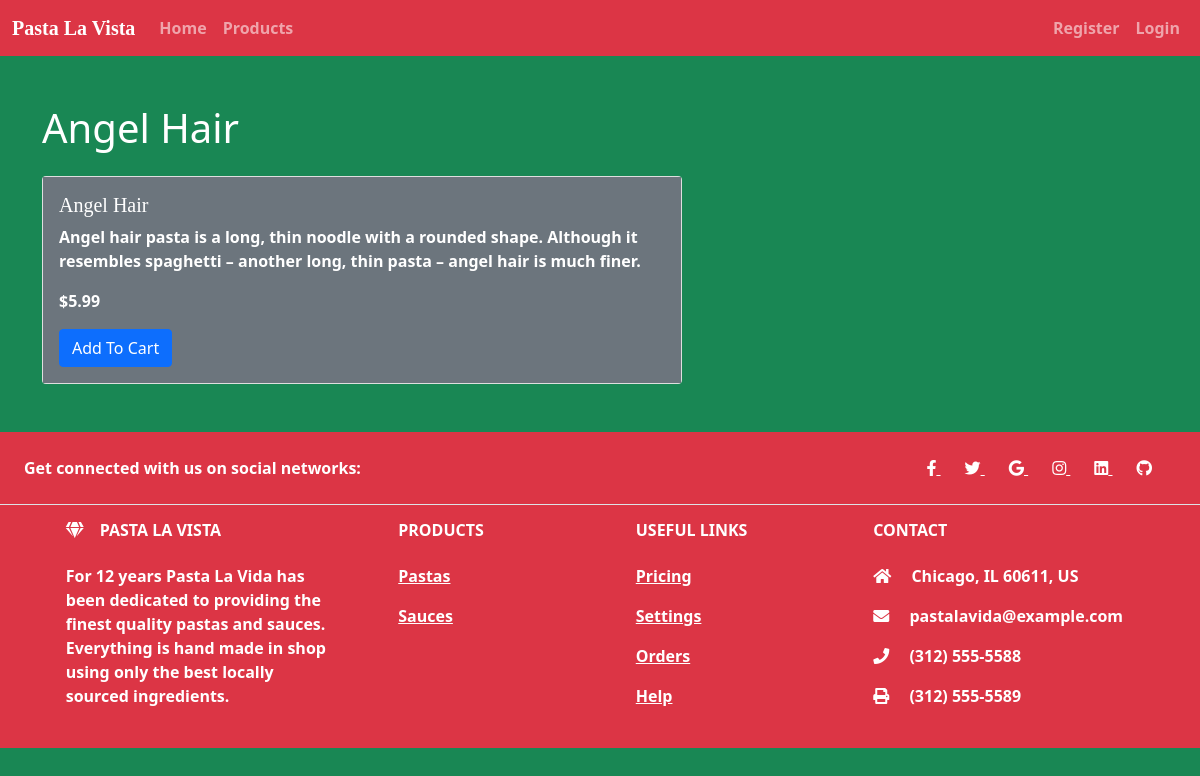
/products/1, run on the app's committed database.
### app/models.py (models this page shows, shortened)
class Products(db.Model):
    id = db.Column(db.Integer, primary_key=True)
    name = db.Column(db.String(200))
    description = db.Column(db.String(300))
    price = db.Column(db.Float)
    date_created = db.Column(db.DateTime, nullable=False, default=datetime.utcnow)
    users = db.relationship('User', secondary='cart')

### app/routes.py (the view)
@app.route('/products/<prod_id>')
def product_detail(prod_id):
    product = Products.query.get_or_404(prod_id)
    return render_template('product_detail.html', product=product)

### app/templates/product_detail.html
{% extends 'base.html' %}
{% block content %}
<h1 class="mt-5 mb-4">{{ product.name }}</h1>
        <div class="card" style="width: 40rem;">
                <div class="card-body bg-secondary bt-4 ">
                    <h5 class="card-title font_meie_script">{{ product.name }}</h5>
                    <p class="card-text">{{ product.description }}</p>
                    <p class="card-text">${{ product.price }}</p>
                    <a href="{{ url_for('add_to_cart', prod_id=product.id) }}" class="btn btn-primary">Add To Cart</a>
                </div>
            </div>
{% endblock content %}

### app/static/css/main.css (style rules this page uses)
.font_meie_script { font-family: 'Meie Script', cursive; }

### data on the page
Products: name "Angel Hair", description "Angel hair pasta is a long, thin noodle with a rounded shape. Although it resembles spaghetti – another long, thin pasta – angel hair is much finer.", price "5.99"
